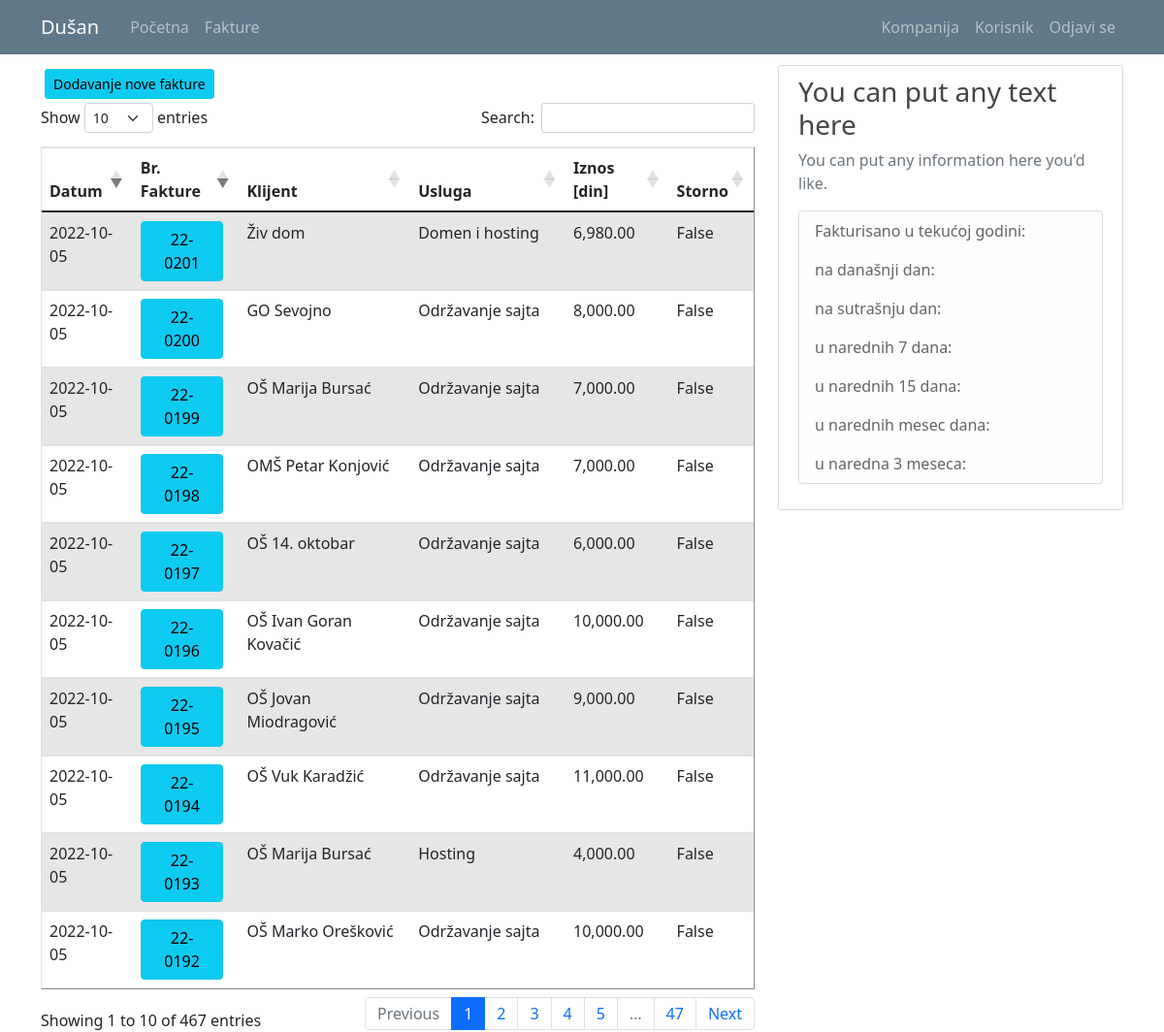
Screenshot of /invoice_list (signed in) with the database file from the repository.
### kpo/models.py (models this page shows, shortened)
class User(db.Model, UserMixin):
    id = db.Column(db.Integer, primary_key=True)
    email = db.Column(db.String(120), unique=True, nullable=False)
    password = db.Column(db.String(60), nullable = False)
    name = db.Column(db.String(20), unique=False, nullable=False)
    surname = db.Column(db.String(20), unique=False, nullable=False)
    workplace = db.Column(db.String(20), unique=False, nullable=False)
    authorization = db.Column(db.String(20), nullable = False) # ovde treba da budu tipovi korisnika: S_admin, C_admin, C_user
    gender = db.Column(db.String(1)) #(0, "srednji"), (1, "muški"), (2, "ženski")
    company_id = db.Column(db.Integer, db.ForeignKey('company.id'), nullable=True)
    invoices = db.relationship('Invoice', backref='invoice_user', lazy=True)

class Invoice(db.Model):
    id = db.Column(db.Integer, primary_key=True)
    date = db.Column(db.Date, nullable=False)
    invoice_number = db.Column(db.String(7), nullable=False)
    customer = db.Column(db.String(70), nullable=False)
    service = db.Column(db.String(70), nullable=True) #usluga
    amount = db.Column(db.Integer, nullable=False)
    company_id = db.Column(db.Integer, db.ForeignKey('company.id'), nullable=True)
    user_id = db.Column(db.Integer, db.ForeignKey('user.id'), nullable=True)
    cancelled = db.Column(db.Boolean(), default=False, nullable=False)

### kpo/invoices/routes.py (the view)
@invoices.route("/invoice_list")
def invoice_list():
    if not current_user.is_authenticated:
        flash('You have to be logged in to access this page', 'danger')
        return redirect(url_for('users.login'))
    elif current_user.authorization != 's_admin' and current_user.authorization != 'c_admin':
        abort(403)
    invoices = Invoice.query.all()
    return render_template('invoice_list.html', title='Invoices', invoices=invoices)

### kpo/models.py (called while the page is built)
@login_manager.user_loader
def load_user(user_id):
    return User.query.get(int(user_id))

### kpo/templates/invoice_list.html (shortened to what this page needs)
{% extends "layout.html" %}
{% block content %}
{% if current_user.authorization != 'c_user' %}
  <a class="btn btn-info btn-sm m-1" href="{{ url_for('invoices.register_i') }}">Dodavanje nove fakture</a>
{% endif %}
<table id="data" border="1" class="table table-striped">
  {% if current_user.authorization == 's_admin' %}
    <thead>
      <tr>
        <th>Datum</th>
        <th>Br. Fakture</th>
        <th>Klijent</th>
        <th>Usluga</th>
        <th>Iznos [din]</th>
        <th>Kompanija</th>
        <th>Korinik</th>
        <th>Storno</th>
      </tr>
    </thead>
    <tbody>
      {% for invoice in invoices %}
        <tr>
          <td>{{ invoice.date }}</td>
          <td><a class="mr-2  btn btn-info" href="{{ url_for('invoices.invoice_profile', invoice_id=invoice.id) }}" title="Edit Invoice">{{ invoice.invoice_number }}</a></td>
          <td>{{ invoice.customer }}</td>
          <td>{{ invoice.service }}</td>
          <td>{{ '{:,.2f}'.format(invoice.amount) }}</td>
          <td>{{ invoice.invoice_company.companyname }}</td>
          <td>{{ invoice.invoice_user.name }} {{ invoice.invoice_user.surname }}</td>
          <td>{{ invoice.cancelled }}</td>
      {% endfor %}
    </tbody>
  {% elif current_user.authorization == 'c_admin' %}
    <thead>
      <tr>
        <th>Datum</th>
        <th>Br. Fakture</th>
        <th>Klijent</th>
        <th>Usluga</th>
        <th>Iznos [din]</th>
        <th>Storno</th>
      </tr>
    </thead>
    <tbody>
      {% for invoice in invoices %}
        {% if invoice.invoice_company.id == current_user.user_company.id %}
          <tr>
            <td>{{ invoice.date }}</td>
            <td><a class="mr-2 btn btn-info" href="{{ url_for('invoices.invoice_profile', invoice_id=invoice.id) }}" title="Edit Invoice">{{ invoice.invoice_number }}</a></td>
            <td>{{ invoice.customer }}</td>
            <td>{{ invoice.service }}</td>
            <td>{{ '{:,.2f}'.format(invoice.amount) }}</td>
            <td>{{ invoice.cancelled }}</td>
          </tr>
        {% endif %}
      {% endfor %}
    </tbody>
  {% endif %}
</table>
{% endblock content%}

### kpo/templates/layout.html (shortened to what this page needs)
<!doctype html>
<html lang="en">
  <head>
    <link rel="stylesheet" href="https://cdn.jsdelivr.net/npm/bootstrap@4.3.1/dist/css/bootstrap.min.css">
    <link rel="stylesheet" type="text/css" href="{{ url_for('static', filename='main.css') }}">
    <link href="https://cdn.jsdelivr.net/npm/bootstrap@5.0.1/dist/css/bootstrap.min.css" rel="stylesheet">
    <link rel="stylesheet" type="text/css" href="https://cdn.datatables.net/1.10.25/css/dataTables.bootstrap5.css">
  </head>
  <body>
    <header class="site-header">
      <nav class="navbar navbar-expand-md navbar-dark bg-steel fixed-top">
        <div class="container">
          <a class="navbar-brand mr-4" href="/">{{ current_user.name }}</a>
          <div class="collapse navbar-collapse" id="navbarToggle">
            <div class="navbar-nav mr-auto">
              {% if current_user.is_authenticated %}
                <a class="nav-item nav-link" href="{{ url_for('main.home') }}">Početna</a>
                <a class="nav-item nav-link" href="{{ url_for('invoices.invoice_list') }}">Fakture</a>
              {% else %}
                <a class="nav-item nav-link" href="{{ url_for('main.home') }}">Početna</a>
                <a class="nav-item nav-link" href="{{ url_for('main.about') }}">O softveru</a>
              {% endif %}
            </div>
            <div class="navbar-nav">
              {% if current_user.is_authenticated %}
                {% if current_user.authorization == 's_admin' %}
                  <a class="nav-item nav-link" href="{{ url_for('companys.company_list') }}">Kompanija</a>
                  <a class="nav-item nav-link" href="{{ url_for('users.user_list') }}">Korisnik</a>
                  <a class="nav-item nav-link" href="{{ url_for('users.logout') }}">Odjavi se</a>
                {% elif current_user.authorization == 'c_admin'%}
                  <a class="nav-item nav-link" href="{{ url_for('companys.company_list') }}">Kompanija</a>
                  <a class="nav-item nav-link" href="{{ url_for('users.user_list') }}">Korisnik</a>
                  <a class="nav-item nav-link" href="{{ url_for('users.logout') }}">Odjavi se</a>
                {% else %}
                  <a class="nav-item nav-link" href="{{ url_for('users.user_list') }}">Korisnik</a>
                  <a class="nav-item nav-link" href="{{ url_for('users.logout') }}">Odjavi se</a>
                {% endif %}
              {% else %}
                <a class="nav-item nav-link" href="{{ url_for('users.login') }}">Prijavi se</a>
              {% endif %}
            </div>
          </div>
        </div>
      </nav>
    </header>
    <main role="main" class="container">
      <div class="row">
        <div class="col-md-8">
          {% block content %}{% endblock %}
        </div>
        <div class="col-md-4">
          <div class="content-section">
            <h3>You can put any text here</h3>
            <p class='text-muted'>You can put any information here you'd like.
              <ul class="list-group">
                <li class="list-group-item list-group-item-light">Fakturisano u tekućoj godini: </li>
                <li class="list-group-item list-group-item-light">na današnji dan: </li>
                <li class="list-group-item list-group-item-light">na sutrašnju dan: </li>
                <li class="list-group-item list-group-item-light">u narednih 7 dana: </li>
                <li class="list-group-item list-group-item-light">u narednih 15 dana: </li>
                <li class="list-group-item list-group-item-light">u narednih mesec dana: </li>
                <li class="list-group-item list-group-item-light">u naredna 3 meseca: </li>
              </ul>
            </p>
          </div>
        </div>
      </div>
    </main>
  </body>
</html>

### kpo/static/main.css (style rules this page uses)
body { background: #fafafa; color: #333333; margin-top: 5rem; }
h1, h2, h3, h4, h5, h6 { color: #444444; }
.bg-steel { background-color: #5f788a; }
.site-header .navbar-nav .nav-link { color: #cbd5db; }
.content-section { background: #ffffff; padding: 10px 20px; border: 1px solid #dddddd; border-radius: 3px; margin-bottom: 20px; }

### rows the page displays
User: name "Dušan"
Invoice: date "2022-10-05", invoice_number "22-0192", customer "OŠ Marko Orešković", service "Održavanje sajta", amount "10,000.00", cancelled "False"
Invoice: date "2022-10-05", invoice_number "22-0193", customer "OŠ Marija Bursać", service "Hosting", amount "4,000.00", cancelled "False"
Invoice: date "2022-10-05", invoice_number "22-0194", customer "OŠ Vuk Karadžić", service "Održavanje sajta", amount "11,000.00", cancelled "False"
Invoice: date "2022-10-05", invoice_number "22-0195", customer "OŠ Jovan Miodragović", service "Održavanje sajta", amount "9,000.00", cancelled "False"
Invoice: date "2022-10-05", invoice_number "22-0196", customer "OŠ Ivan Goran Kovačić", service "Održavanje sajta", amount "10,000.00", cancelled "False"
Invoice: date "2022-10-05", invoice_number "22-0197", customer "OŠ 14. oktobar", service "Održavanje sajta", amount "6,000.00", cancelled "False"
Invoice: date "2022-10-05", invoice_number "22-0198", customer "OMŠ Petar Konjović", service "Održavanje sajta", amount "7,000.00", cancelled "False"
Invoice: date "2022-10-05", invoice_number "22-0199", customer "OŠ Marija Bursać", service "Održavanje sajta", amount "7,000.00", cancelled "False"
Invoice: date "2022-10-05", invoice_number "22-0200", customer "GO Sevojno", service "Održavanje sajta", amount "8,000.00", cancelled "False"
Invoice: date "2022-10-05", invoice_number "22-0201", customer "Živ dom", service "Domen i hosting", amount "6,980.00", cancelled "False"
